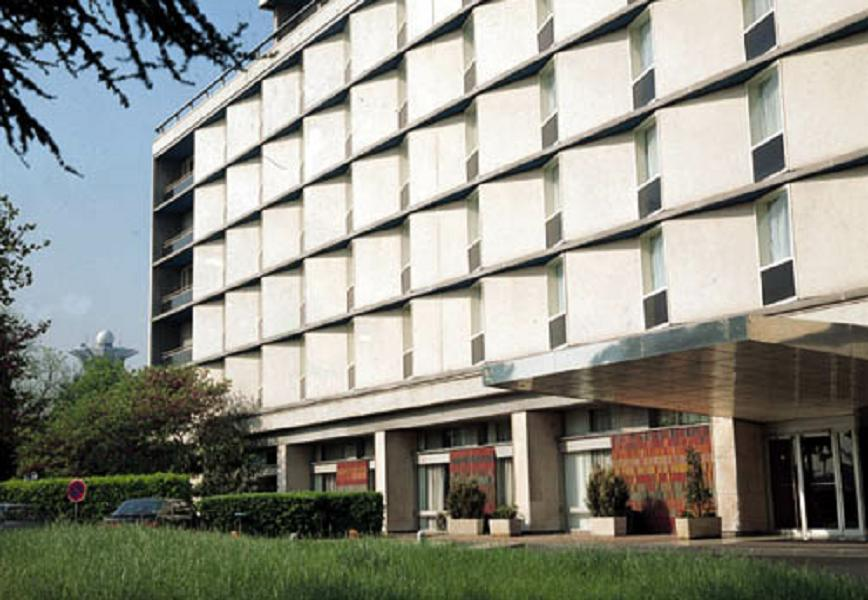
#> input picture 실습내용/1월/14일/images/building.jpg, 868 x 600 px
$ jupyter execute --allow-errors Untitled.ipynb   (shell and % lines are left out)   (older library calls are emulated)
#> lines starting #> are read from the running program, lines starting #| are printed output that depends on the picture
[cell 1]
import cv2, numpy as np
import math
import time
import random
from matplotlib import pyplot as plt
#import imutils
#import qrcode
#from pyzbar.pyzbar import decode
from bokeh.plotting import figure
from bokeh.io import output_notebook, show, push_notebook


output_notebook()


def imshow(tit, image) :
    plt.title(tit)
    if len(image.shape) == 3 :
        plt.imshow(cv2.cvtColor(image, cv2.COLOR_BGR2RGB))
    else :
        plt.imshow(image, cmap="gray")
    plt.show()


def create_win(frames, scale=1.0) :
    global myImage

    all = []
    for f in frames :
        if len(f.shape ) !=  3 : f = cv2.cvtColor(f, cv2.COLOR_GRAY2BGR)
        all.append(f)
    frame = np.vstack(all)

    fr=cv2.cvtColor(frame, cv2.COLOR_BGR2RGBA) # because Bokeh expects a RGBA image
    fr=cv2.flip(fr, -1) # because Bokeh flips vertically
    width=fr.shape[1]
    height=fr.shape[0]

    p = figure(x_range=(0,width), y_range=(0,height), output_backend="webgl", width=int(width*scale), height=int(height*scale))
    myImage = p.image_rgba(image=[fr], x=0, y=0, dw=width, dh=height)
    show(p, notebook_handle=True)


def update_win(frames) :

    all = []
    for f in frames :
        if len(f.shape ) !=  3 : f = cv2.cvtColor(f, cv2.COLOR_GRAY2BGR)
        all.append(f)
    frame = np.vstack(all)

    fr=cv2.cvtColor(frame, cv2.COLOR_BGR2RGBA)
    fr=cv2.flip(fr, -1)
    myImage.data_source.data['image']=[fr]
    push_notebook()
    time.sleep(0.05)

[cell 2]
src = cv2.imread('images/building.jpg', cv2.IMREAD_GRAYSCALE)
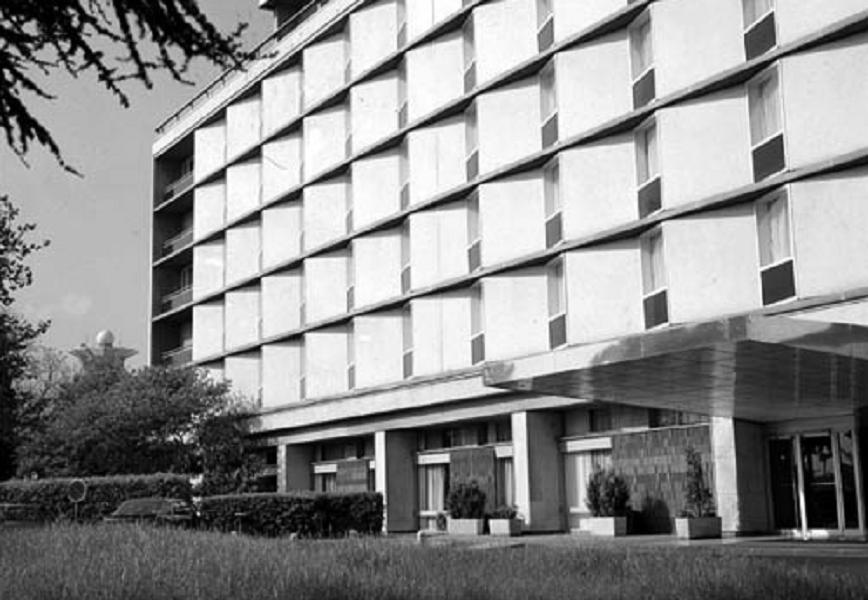
#> src: shape (600, 868); min 0, max 255, mean 142.3

#  block 크기, 소벨크기,    k=0.04~0.06     R=Det() - kTr()
harris = cv2.cornerHarris(src, 3, 3, 0.04)
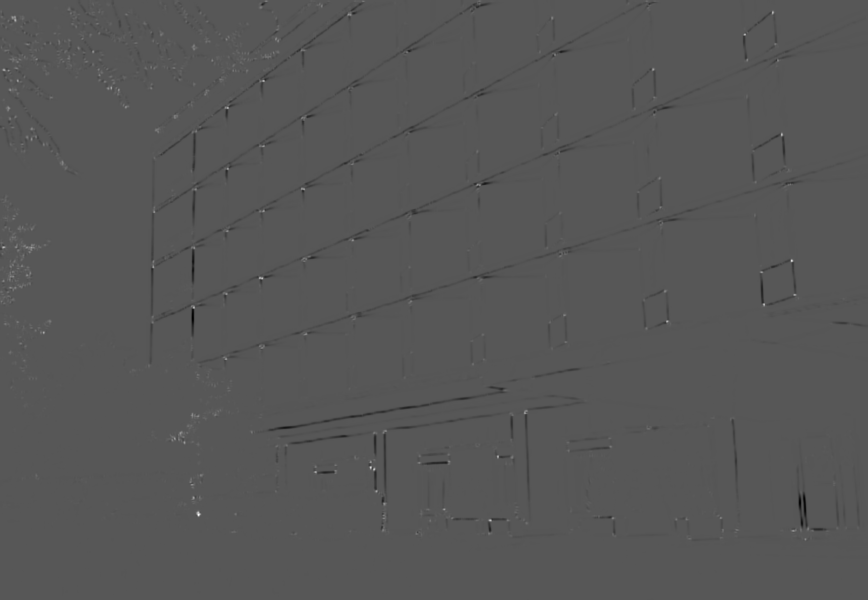
#> harris: shape (600, 868) float32; min -0.00518, max 0.01, mean -2.09e-05; drawn with min black and max white
print(harris.dtype)
#| float32
harris_norm = cv2.normalize(harris, None, 0, 255, cv2.NORM_MINMAX, cv2.CV_8U)

dst = cv2.cvtColor(src, cv2.COLOR_GRAY2BGR)

for y in range(harris_norm.shape[0]):
        for x in range(harris_norm.shape[1]):
            if harris_norm[y, x] > 120:
                    cv2.circle(dst, (x, y), 5, (0, 0, 255), 2)
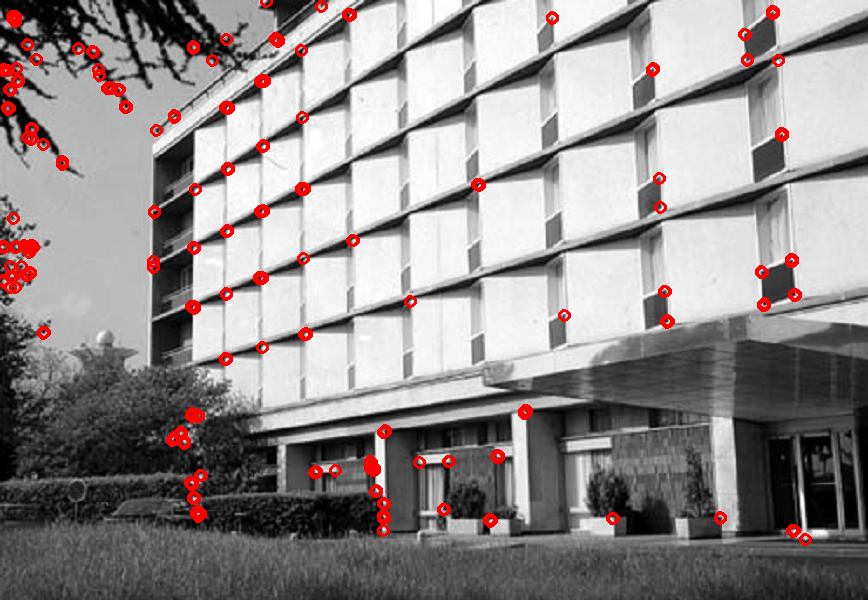
#> dst: shape (600, 868, 3); mean B, G, R 139.2, 139.2, 145.7

imshow('src', src)
imshow('harris_norm', harris_norm)
imshow('dst', dst)

[cell 3]
src = cv2.imread('images/corner.png', cv2.IMREAD_GRAYSCALE)

#  block 크기, 소벨크기,    k=0.04~0.06     R=Det() - kTr()
#> (the rest of this cell did not finish here and is left out)

[cell 4]
src = cv2.imread('images/chessBoard.jpg', cv2.IMREAD_GRAYSCALE)
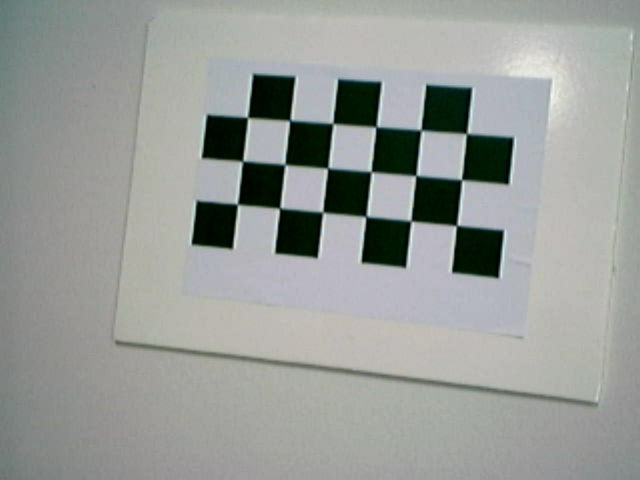
#> input picture 실습내용/1월/14일/images/chessBoard.jpg, 640 x 480 px
#> src: shape (480, 640); min 0, max 245, mean 154.1

#  block 크기, 소벨크기,    k=0.04~0.06     R=Det() - kTr()
harris = cv2.cornerHarris(src, 3, 3, 0.04)
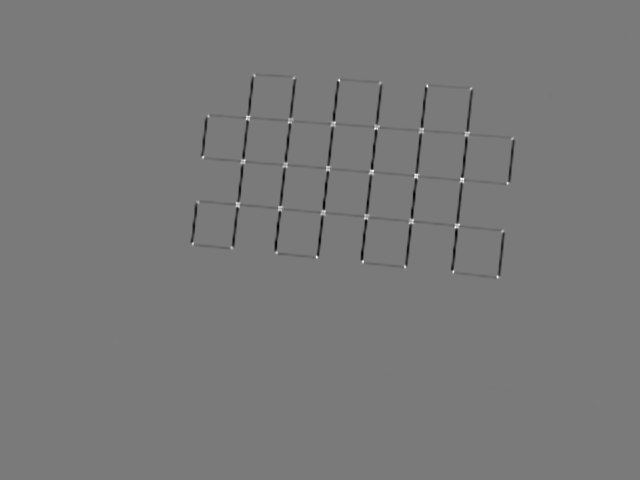
#> harris: shape (480, 640) float32; min -0.00289, max 0.0031, mean -1.8e-05; drawn with min black and max white
print(harris.dtype)
#| float32
harris_norm = cv2.normalize(harris, None, 0, 255, cv2.NORM_MINMAX, cv2.CV_8U)
#> harris_norm: shape (480, 640)

dst = cv2.cvtColor(src, cv2.COLOR_GRAY2BGR)
#> dst: shape (480, 640, 3)

for y in range(harris_norm.shape[0]):
        for x in range(harris_norm.shape[1]):
            if harris_norm[y, x] > 128:
                    cv2.circle(dst, (x, y), 5, (0, 0, 255), 2)
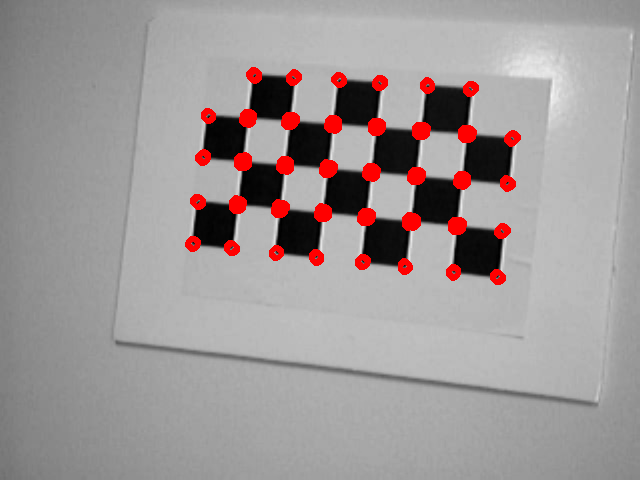
#> dst: shape (480, 640, 3); mean B, G, R 150.8, 150.8, 158.2

imshow('src', src)
imshow('harris_norm', harris_norm)
imshow('dst', dst)
